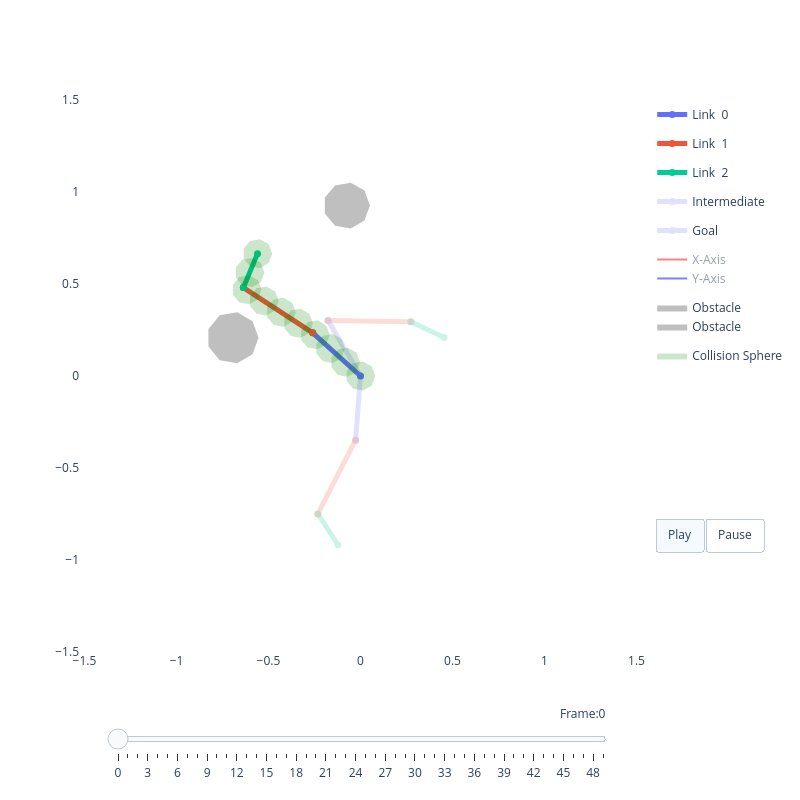
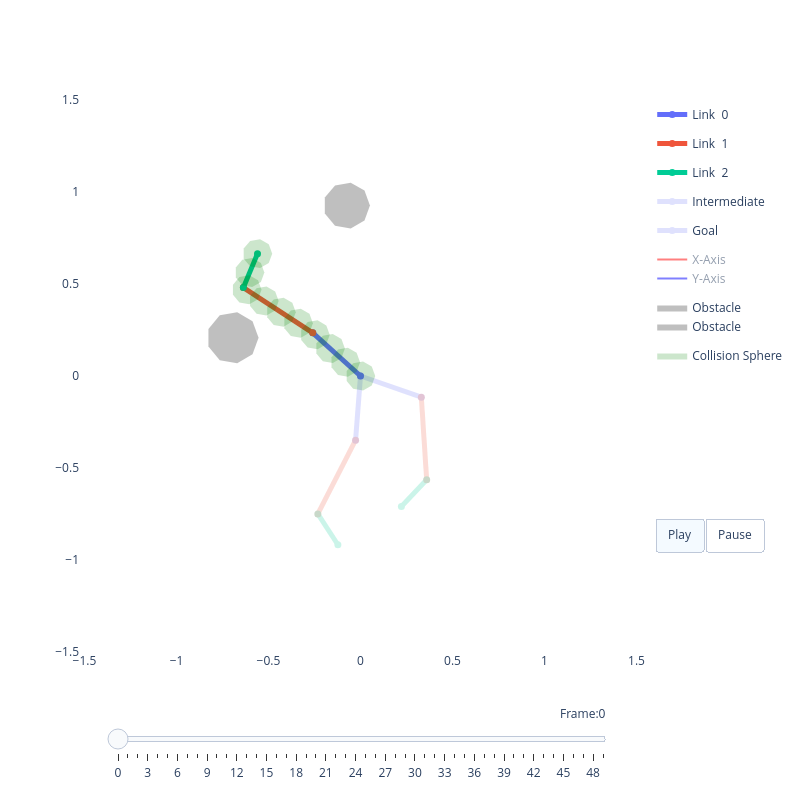
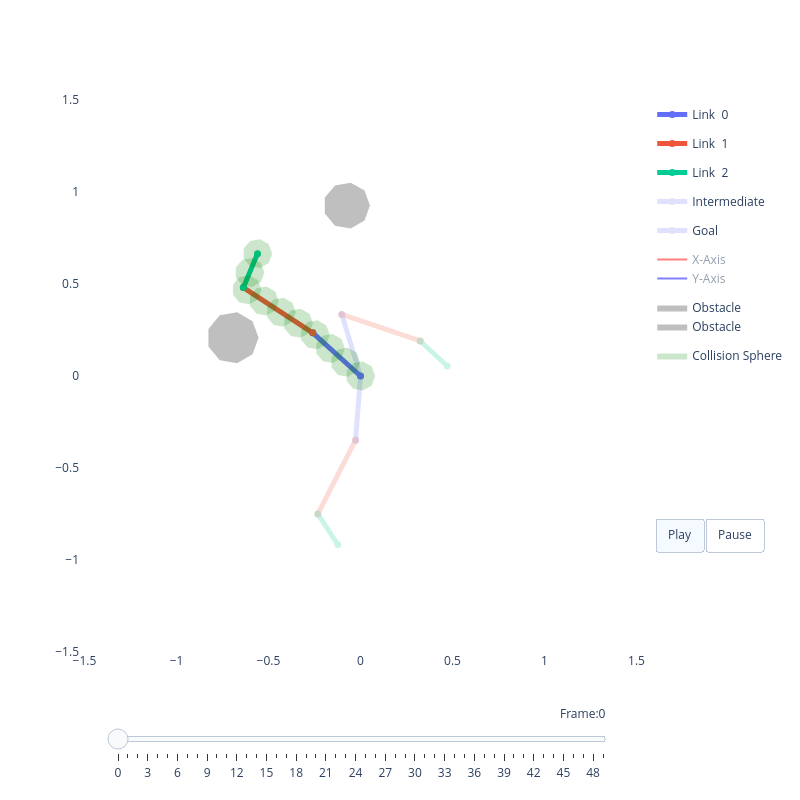

The code cell stored with these charts, in order, in its notebook:
### Code cell
# ---- Before / after visualization (model vs. CHOMP-from-scratch vs. model+CHOMP) ----
for label, tr in [("model", traj_model), ("CHOMP from scratch", traj_scratch),
                  ("model + CHOMP", traj_refined)]:
    print(label)
    viz = RobotViewer(tr.squeeze(0).cpu().numpy(), robot, obstacles=obstacles_i, animate=True)
    viz.plot()
    #save_viewer_as_gif(viz, f"resources/{label}_sample_{i}.gif", duration_ms=120)

# Save the refined trajectory as a GIF
#viz = RobotViewer(traj_refined.squeeze(0).cpu().numpy(), robot, obstacles=obstacles_i, animate=True)
#viz.plot()
#save_viewer_as_gif(viz, f"resources/model_chomp_sample_{i}.gif", duration_ms=60)
